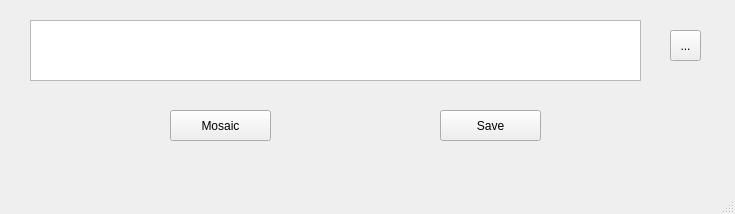
<?xml version="1.0" encoding="UTF-8"?>
<ui version="4.0">
 <class>CoronaVirus</class>
 <widget class="QMainWindow" name="CoronaVirus">
  <property name="geometry">
   <rect>
    <x>0</x>
    <y>0</y>
    <width>735</width>
    <height>214</height>
   </rect>
  </property>
  <property name="maximumSize">
   <size>
    <width>735</width>
    <height>214</height>
   </size>
  </property>
  <property name="acceptDrops">
   <bool>true</bool>
  </property>
  <property name="windowTitle">
   <string>CoronaVirus</string>
  </property>
  <property name="animated">
   <bool>true</bool>
  </property>
  <widget class="QWidget" name="centralwidget">
   <widget class="QTextEdit" name="gnome">
    <property name="geometry">
     <rect>
      <x>30</x>
      <y>20</y>
      <width>611</width>
      <height>61</height>
     </rect>
    </property>
    <property name="acceptDrops">
     <bool>false</bool>
    </property>
   </widget>
   <widget class="QToolButton" name="toolButton">
    <property name="geometry">
     <rect>
      <x>670</x>
      <y>30</y>
      <width>31</width>
      <height>31</height>
     </rect>
    </property>
    <property name="cursor">
     <cursorShape>PointingHandCursor</cursorShape>
    </property>
    <property name="text">
     <string>...</string>
    </property>
   </widget>
   <widget class="QPushButton" name="mosaic">
    <property name="geometry">
     <rect>
      <x>170</x>
      <y>110</y>
      <width>101</width>
      <height>31</height>
     </rect>
    </property>
    <property name="text">
     <string>Mosaic</string>
    </property>
   </widget>
   <widget class="QPushButton" name="guardar">
    <property name="geometry">
     <rect>
      <x>440</x>
      <y>110</y>
      <width>101</width>
      <height>31</height>
     </rect>
    </property>
    <property name="text">
     <string>Save</string>
    </property>
   </widget>
  </widget>
  <widget class="QMenuBar" name="menubar">
   <property name="geometry">
    <rect>
     <x>0</x>
     <y>0</y>
     <width>735</width>
     <height>22</height>
    </rect>
   </property>
  </widget>
  <widget class="QStatusBar" name="statusbar"/>
 </widget>
 <resources/>
 <connections/>
</ui>
